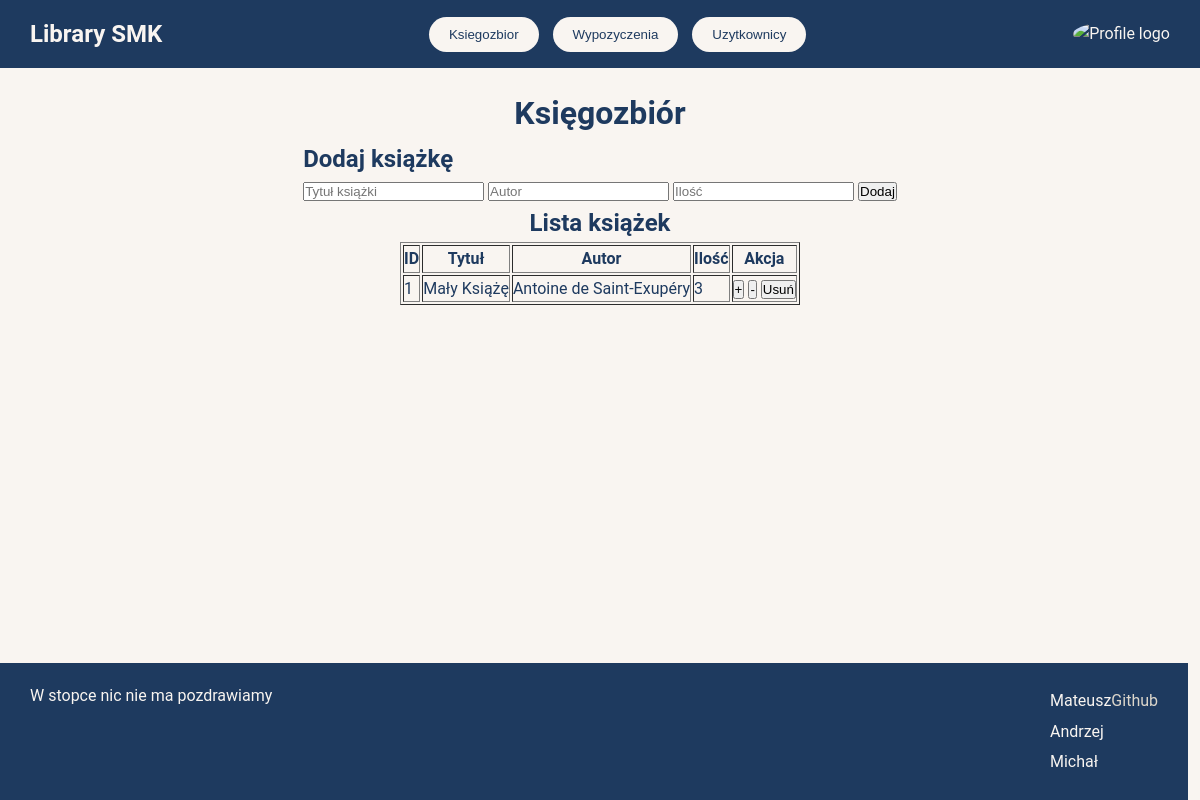
The page /books.php on the database its author committed.
### tables this page shows
CREATE TABLE `ksiazka` (
  `id` int(11) NOT NULL,
  `tytul` varchar(255) NOT NULL,
  `autor` varchar(255) NOT NULL,
  `ilosc` int(11) NOT NULL
);

### books.php (the view, shortened to what this page needs)
<!DOCTYPE html>
<html lang="en">
  <head>
    <link rel="stylesheet" href="app.css">
  </head>
  <body>
    <header>
      <div class="left-header" ><h3>Library SMK</h3></div>
      <div class="center-buttons">
        <button onclick="booksredirect()">Ksiegozbior</button>
        <button onclick="rentalsredirect()">Wypozyczenia</button>
        <button onclick="usersredirect()">Uzytkownicy</button>
      </div>
      <div class="right-header">
        <img src="" alt="Profile logo" srcset="" />
      </div>
    </header>
    <main>
<?php
$servername = "localhost";
$username = "root";
$password = "";
$dbname = "library_system";
$conn = new mysqli($servername, $username, $password, $dbname);
$result = $conn->query("SELECT * FROM ksiazka");
?>
    <h1>Księgozbiór</h1>
    <form method="POST">
        <h2>Dodaj książkę</h2>
        <input type="text" name="title" placeholder="Tytuł książki" required>
        <input type="text" name="author" placeholder="Autor" required>
        <input type="number" name="quantity" placeholder="Ilość" required>
        <button type="submit" name="add_book">Dodaj</button>
    </form>
    <h2>Lista książek</h2>
    <table border="1">
        <tr>
            <th>ID</th>
            <th>Tytuł</th>
            <th>Autor</th>
            <th>Ilość</th>
            <th>Akcja</th>
        </tr>
        <?php while ($row = $result->fetch_assoc()) { ?>
            <tr>
                <td><?php echo $row["id"]; ?></td>
                <td><?php echo $row["tytul"]; ?></td>
                <td><?php echo $row["autor"]; ?></td>
                <td><?php echo $row["ilosc"]; ?></td>
                <td>
                    <form method="POST" style="display: inline;">
                        <button type="submit" name="increase_quantity">+</button>
                    </form>
                    <form method="POST" style="display: inline;">
                        <button type="submit" name="decrease_quantity">-</button>
                    </form>
                    <form method="POST" style="display: inline;">
                        <button type="submit" name="delete_book">Usuń</button>
                    </form>
                </td>
            </tr>
        <?php } ?>
    </table>
    </main>
    <footer>
      <div class="left-footer">
      W stopce nic nie ma pozdrawiamy
      </div>
      <div class="right-footer">
        <p>Mateusz<a href="https://github.com/mxtysboss">Github</a></p>
        <p>Andrzej</p>
        <p>Michał</p>
      </div>
    </footer>
  </body>
</html>

### app.css (style rules this page uses)
* { margin: 0; padding: 0; box-sizing: border-box; }
body { font-family: "Roboto", Arial, sans-serif; background-color: #f9f5f1; color: #1e3a5f; line-height: 1.6; display: flex; flex-direction: column; min-height: 100vh; }
header { display: flex; justify-content: space-between; align-items: center; padding: 15px 30px; background-color: #1e3a5f; color: #f9f5f1; }
header h3 { font-size: 1.5rem; font-weight: bold; }
header .center-buttons button { background-color: #f9f5f1; color: #1e3a5f; border: none; padding: 10px 20px; margin: 0 5px; border-radius: 25px; cursor: pointer; transition: all 0.3s ease; }
header .right-header img { width: 40px; height: 40px; border-radius: 50%; }
main { flex: 1; padding: 20px 40px; display: flex; flex-direction: column; align-items: center; }
footer { background-color: #1e3a5f; color: #f9f5f1; padding: 20px 30px; display: flex; justify-content: space-between; width: 99vw; }
footer .left-footer { max-width: 60%; }
footer .right-footer p { margin: 5px 0; }
footer .right-footer a { color: #dcd6cb; text-decoration: none; }

### rows shown on the page
ksiazka: id "1", tytul "Mały Książę", autor "Antoine de Saint-Exupéry", ilosc "3"
